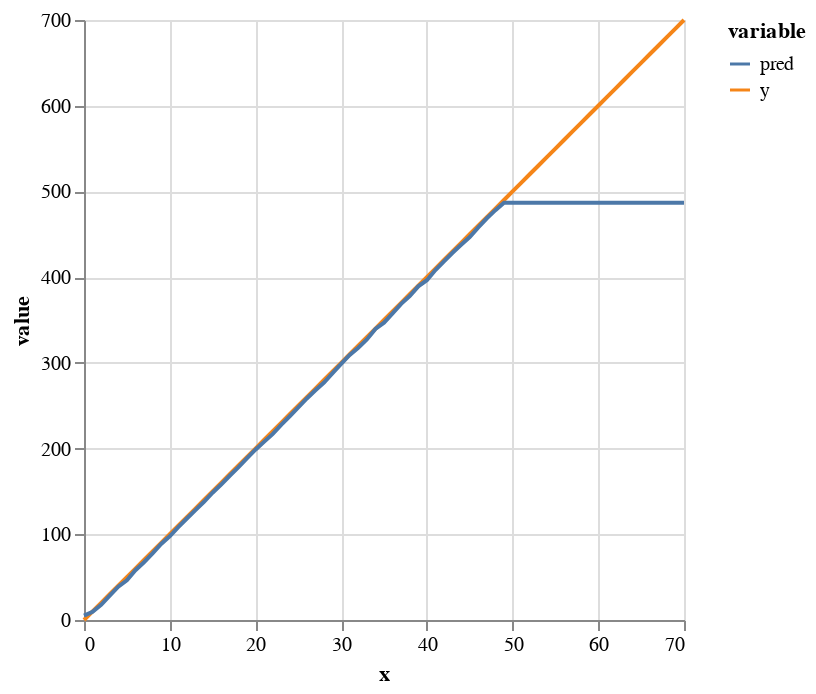

Here is the notebook cell this chart was saved with:
### Code cell
chart_data = pd.concat([train, test])
chart_data = pd.melt(chart_data, id_vars = 'x', value_vars = ['y', 'pred'])
alt.Chart(chart_data).mark_line().encode(x = 'x', y = 'value', color = 'variable')

### Figure 1 — Vega-Lite specification as saved in the notebook (floating-point values rounded to 4 significant figures; data arrays with more than 128 entries replaced by an {"elided": "..."} marker saying what was removed)
{"config": {"view": {"continuousWidth": 300, "continuousHeight": 300}}, "data": {"name": "data-e08bc54f771fe37fa0d95da1efd87296"}, "mark": {"type": "line"}, "encoding": {"color": {"field": "variable", "type": "nominal"}, "x": {"field": "x", "type": "quantitative"}, "y": {"field": "value", "type": "quantitative"}}, "$schema": "https://vega.github.io/schema/vega-lite/v5.16.3.json", "datasets": {"data-e08bc54f771fe37fa0d95da1efd87296": {"elided": "142 records"}}}
